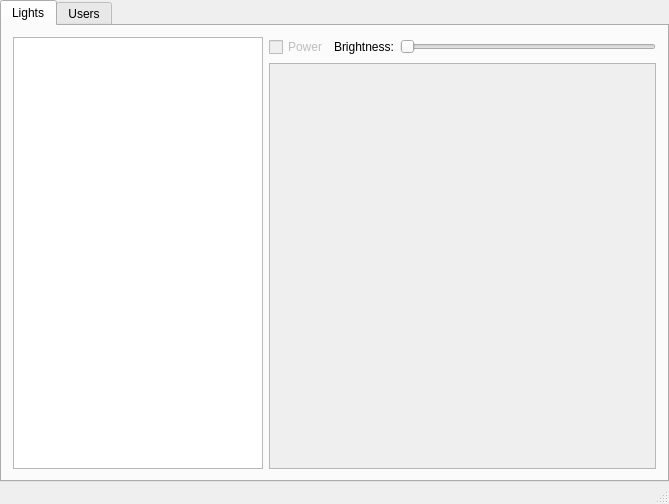
<?xml version="1.0" encoding="UTF-8"?>
<ui version="4.0">
 <class>ShineGUI</class>
 <widget class="QMainWindow" name="ShineGUI">
  <property name="geometry">
   <rect>
    <x>0</x>
    <y>0</y>
    <width>669</width>
    <height>504</height>
   </rect>
  </property>
  <property name="windowTitle">
   <string>ShineGUI</string>
  </property>
  <widget class="QWidget" name="centralWidget">
   <layout class="QHBoxLayout" name="horizontalLayout">
    <property name="spacing">
     <number>0</number>
    </property>
    <property name="leftMargin">
     <number>0</number>
    </property>
    <property name="topMargin">
     <number>0</number>
    </property>
    <property name="rightMargin">
     <number>0</number>
    </property>
    <property name="bottomMargin">
     <number>0</number>
    </property>
    <item>
     <widget class="QTabWidget" name="tabWidget">
      <property name="currentIndex">
       <number>0</number>
      </property>
      <widget class="QWidget" name="tab_lights">
       <attribute name="title">
        <string>Lights</string>
       </attribute>
       <layout class="QHBoxLayout" name="horizontalLayout_3">
        <item>
         <widget class="QListView" name="lv_lights">
          <property name="sizePolicy">
           <sizepolicy hsizetype="Preferred" vsizetype="Expanding">
            <horstretch>0</horstretch>
            <verstretch>0</verstretch>
           </sizepolicy>
          </property>
          <property name="minimumSize">
           <size>
            <width>250</width>
            <height>0</height>
           </size>
          </property>
          <property name="horizontalScrollBarPolicy">
           <enum>Qt::ScrollBarAlwaysOff</enum>
          </property>
          <property name="sizeAdjustPolicy">
           <enum>QAbstractScrollArea::AdjustToContents</enum>
          </property>
          <property name="alternatingRowColors">
           <bool>true</bool>
          </property>
          <property name="movement">
           <enum>QListView::Static</enum>
          </property>
          <property name="resizeMode">
           <enum>QListView::Fixed</enum>
          </property>
          <property name="layoutMode">
           <enum>QListView::SinglePass</enum>
          </property>
          <property name="selectionRectVisible">
           <bool>true</bool>
          </property>
         </widget>
        </item>
        <item>
         <layout class="QVBoxLayout" name="verticalLayout">
          <item>
           <layout class="QHBoxLayout" name="horizontalLayout_2">
            <item>
             <widget class="QCheckBox" name="chk_power">
              <property name="enabled">
               <bool>false</bool>
              </property>
              <property name="text">
               <string>Power</string>
              </property>
             </widget>
            </item>
            <item>
             <widget class="QLabel" name="label">
              <property name="text">
               <string>Brightness:</string>
              </property>
             </widget>
            </item>
            <item>
             <widget class="QSlider" name="sl_brightness">
              <property name="enabled">
               <bool>false</bool>
              </property>
              <property name="maximum">
               <number>255</number>
              </property>
              <property name="pageStep">
               <number>25</number>
              </property>
              <property name="tracking">
               <bool>true</bool>
              </property>
              <property name="orientation">
               <enum>Qt::Horizontal</enum>
              </property>
              <property name="invertedAppearance">
               <bool>false</bool>
              </property>
              <property name="invertedControls">
               <bool>false</bool>
              </property>
              <property name="tickPosition">
               <enum>QSlider::NoTicks</enum>
              </property>
             </widget>
            </item>
           </layout>
          </item>
          <item>
           <widget class="QGraphicsView" name="gv_colorMapView">
            <property name="enabled">
             <bool>false</bool>
            </property>
            <property name="verticalScrollBarPolicy">
             <enum>Qt::ScrollBarAlwaysOff</enum>
            </property>
            <property name="horizontalScrollBarPolicy">
             <enum>Qt::ScrollBarAlwaysOff</enum>
            </property>
           </widget>
          </item>
         </layout>
        </item>
       </layout>
      </widget>
      <widget class="QWidget" name="tab_users">
       <attribute name="title">
        <string>Users</string>
       </attribute>
      </widget>
     </widget>
    </item>
   </layout>
  </widget>
  <widget class="QMenuBar" name="menuBar">
   <property name="geometry">
    <rect>
     <x>0</x>
     <y>0</y>
     <width>669</width>
     <height>25</height>
    </rect>
   </property>
  </widget>
  <widget class="QStatusBar" name="statusBar"/>
 </widget>
 <layoutdefault spacing="6" margin="11"/>
 <resources/>
 <connections/>
</ui>
